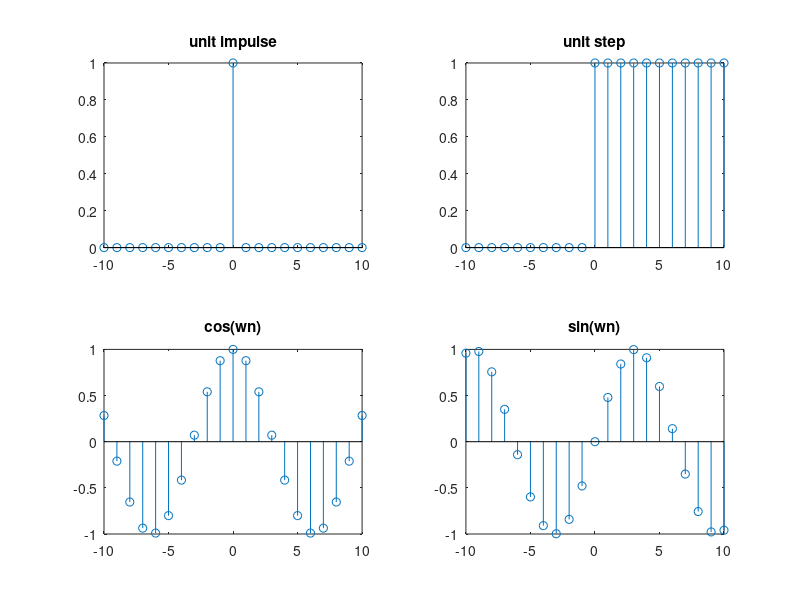
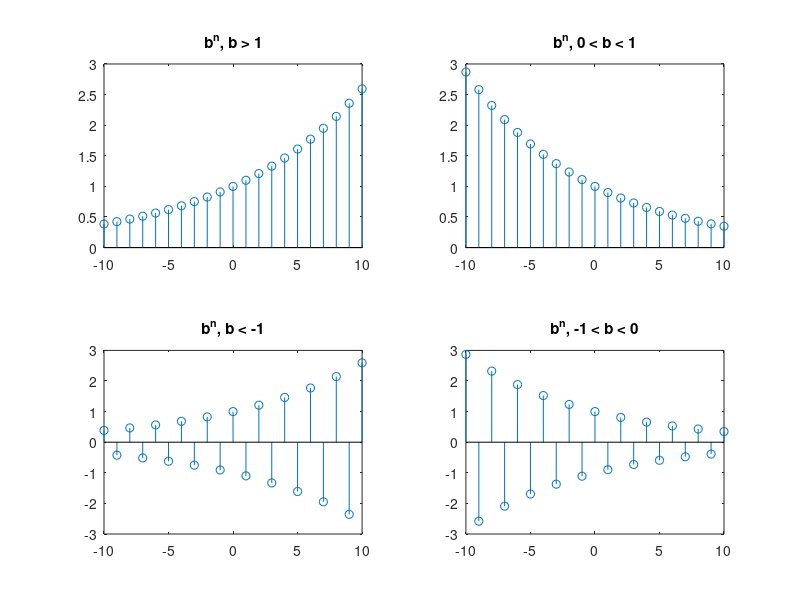
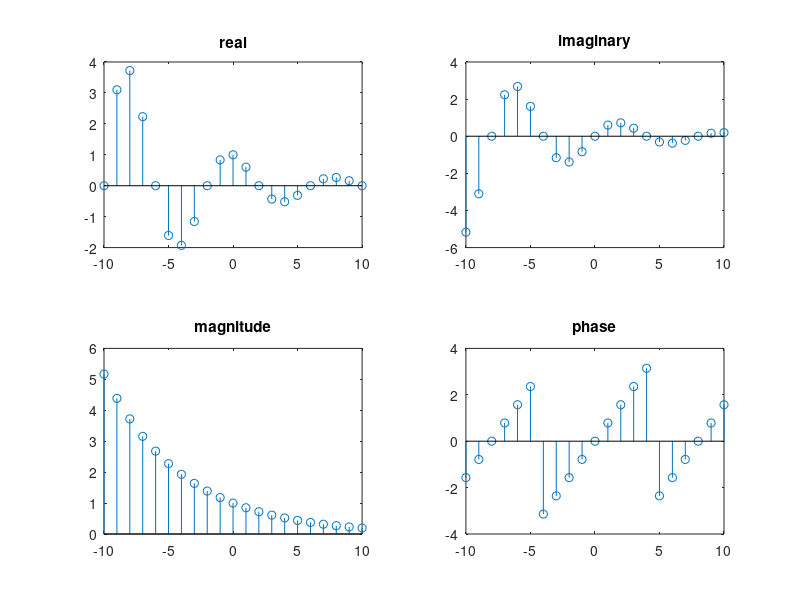

The MATLAB script that drew these images, in order:
clear all; close all
n = -10:10;
d = n == 0; u = n >= 0;
w = 0.5; c = cos(w*n); s = sin(w*n);
figure;
subplot(221); stem(n,d); title('unit impulse')
subplot(222); stem(n,u); title('unit step')
subplot(223); stem(n,c); title('cos(wn)')
subplot(224); stem(n,s); title('sin(wn)')
e1 = (1.1).^n; e2 = 0.9.^n; e3 = (-1.1).^n; e4 = (-0.9).^n;
figure;
subplot(221); stem(n,e1); title ('b^n, b > 1')
subplot(222); stem(n,e2); title ('b^n, 0 < b < 1')
subplot(223); stem(n,e3); title ('b^n, b < -1')
subplot(224); stem(n,e4); title ('b^n, -1 < b < 0')
z1 = 0.6*(1+j) ; ec = z1.^n;
figure;
subplot(221); stem(n,real(ec)); title('real')
subplot(222); stem(n,imag(ec)); title('imaginary')
subplot(223); stem(n,abs(ec)); title('magnitude')
subplot(224); stem(n,angle(ec)); title('phase')
%% Then change z1 to 0.6*(1-j) 